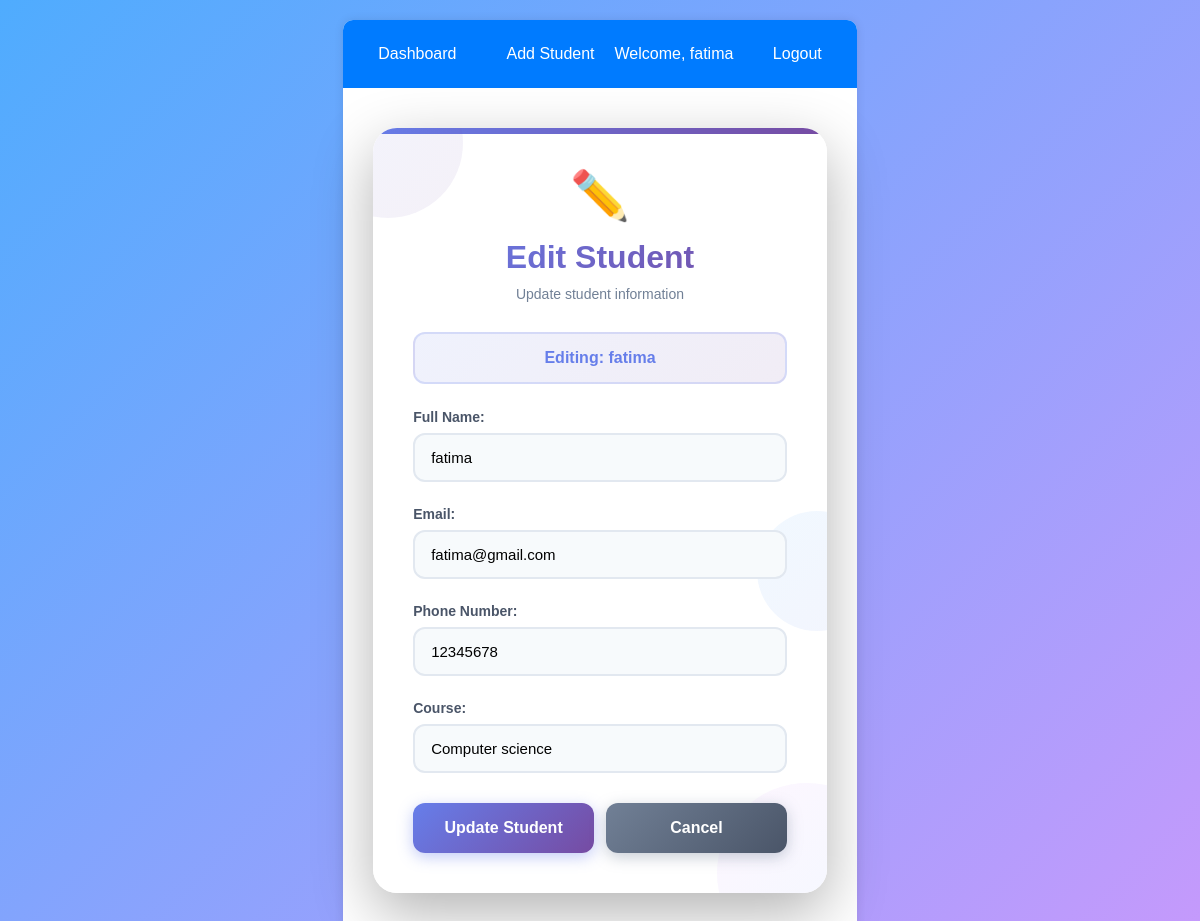
Page /edit-student/4/ (signed in) on the committed database.
### students/models.py (models this page shows, shortened)
class Student(models.Model):
    name = models.CharField(max_length=100)
    email = models.EmailField(unique=True)
    phone = models.CharField(max_length=15)
    course = models.CharField(max_length=50)
    enrollment_date = models.DateField(auto_now_add=True)
    class Meta:
        ordering = ['-enrollment_date']  # Newest first

### students/views.py (the view, shortened to what this page needs)
# urls.py: path('edit-student/<int:student_id>/', views.edit_student, name='edit_student'),
@login_required(login_url='login')
def edit_student(request, student_id):
    student = get_object_or_404(Student, id=student_id)
    context = {'student': student}
    return render(request, 'edit_student.html', context)

### templates/edit_student.html (shortened to what this page needs)
{% extends 'base.html' %}
{% block content %}
<div class="edit-container">
    <div class="decoration-circle top-left"></div>
    <div class="decoration-circle bottom-right"></div>
    <div class="decoration-circle middle"></div>
    <div class="icon-header">✏️</div>
    <h2>Edit Student</h2>
    <p class="subtitle">Update student information</p>
    <div class="student-badge">
        <strong>Editing: {{ student.name }}</strong>
    </div>
    <form method="POST">
        <div class="form-group">
            <label for="name">Full Name:</label>
            <input type="text" id="name" name="name" value="{{ student.name }}" required>
        </div>
        <div class="form-group">
            <label for="email">Email:</label>
            <input type="email" id="email" name="email" value="{{ student.email }}" required>
        </div>
        <div class="form-group">
            <label for="phone">Phone Number:</label>
            <input type="tel" id="phone" name="phone" value="{{ student.phone }}" required>
        </div>
        <div class="form-group">
            <label for="course">Course:</label>
            <input type="text" id="course" name="course" value="{{ student.course }}" required>
        </div>
        <div class="button-group">
            <button type="submit">Update Student</button>
            <a href="{% url 'dashboard' %}" class="btn">Cancel</a>
        </div>
    </form>
</div>
{% endblock %}

### templates/base.html (shortened to what this page needs)
<!DOCTYPE html>
<html lang="en">
<head>
</head>
<body>
    <div class="container">
        {% if user.is_authenticated %}
        <nav class="navbar">
            <div class="navbar-left">
                <a href="{% url 'dashboard' %}">Dashboard</a>
                <a href="{% url 'add_student' %}">Add Student</a>
            </div>
            <div>
                <span style="color: white; margin-right: 15px;">Welcome, {{ user.username }}</span>
                <a href="{% url 'logout' %}">Logout</a>
            </div>
        </nav>
        {% endif %}
        {% block content %}
        {% endblock %}
    </div>
</body>
</html>

### templates/base.html (style rules this page uses)
* { margin: 0; padding: 0; box-sizing: border-box; }
body { font-family: Arial, sans-serif; background-color: #f4f4f4; padding: 20px; }
.container { max-width: 1200px; margin: 0 auto; background: white; padding: 30px; border-radius: 10px; box-shadow: 0 0 10px rgba(0,0,0,0.1); }
h1, h2 { color: #333; margin-bottom: 20px; }
.navbar { background: #007bff; padding: 15px; margin: -30px -30px 30px -30px; border-radius: 10px 10px 0 0; display: flex; justify-content: space-between; align-items: center; }
.navbar a { color: white; text-decoration: none; padding: 10px 20px; border-radius: 5px; transition: background 0.3s; }
.navbar-left { display: flex; gap: 10px; }
form { max-width: 500px; }
.form-group { margin-bottom: 20px; }
label { display: block; margin-bottom: 5px; font-weight: bold; color: #555; }
input[type="text"], input[type="email"], input[type="password"], input[type="tel"], select { width: 100%; padding: 10px; border: 1px solid #ddd; border-radius: 5px; font-size: 16px; }
button, .btn { padding: 10px 20px; background: #007bff; color: white; border: none; border-radius: 5px; cursor: pointer; font-size: 16px; text-decoration: none; display: inline-block; }

### rows in the picture
Student: name "fatima", email "fatima@gmail.com", phone "12345678", course "Computer science"

### other values in the picture
{{ user.username }} "fatima"
